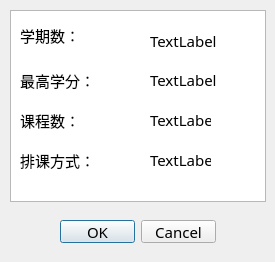
<?xml version="1.0" encoding="UTF-8"?>
<ui version="4.0">
 <class>frame2</class>
 <widget class="QWidget" name="frame2">
  <property name="geometry">
   <rect>
    <x>0</x>
    <y>0</y>
    <width>275</width>
    <height>262</height>
   </rect>
  </property>
  <property name="font">
   <font>
    <family>微软雅黑</family>
    <pointsize>11</pointsize>
    <weight>9</weight>
    <italic>false</italic>
    <bold>false</bold>
    <stylestrategy>PreferDefault</stylestrategy>
   </font>
  </property>
  <property name="focusPolicy">
   <enum>Qt::NoFocus</enum>
  </property>
  <property name="windowTitle">
   <string>Plan</string>
  </property>
  <property name="styleSheet">
   <string notr="true">font: 75 11pt &quot;微软雅黑&quot;;
</string>
  </property>
  <widget class="QLabel" name="label_5">
   <property name="geometry">
    <rect>
     <x>150</x>
     <y>30</y>
     <width>71</width>
     <height>21</height>
    </rect>
   </property>
   <property name="text">
    <string>TextLabel</string>
   </property>
  </widget>
  <widget class="QLabel" name="label_2">
   <property name="geometry">
    <rect>
     <x>20</x>
     <y>70</y>
     <width>71</width>
     <height>21</height>
    </rect>
   </property>
   <property name="text">
    <string>最高学分：</string>
   </property>
  </widget>
  <widget class="QLabel" name="label_4">
   <property name="geometry">
    <rect>
     <x>20</x>
     <y>150</y>
     <width>71</width>
     <height>21</height>
    </rect>
   </property>
   <property name="text">
    <string>排课方式：</string>
   </property>
  </widget>
  <widget class="QDialogButtonBox" name="buttonBox">
   <property name="geometry">
    <rect>
     <x>60</x>
     <y>220</y>
     <width>156</width>
     <height>23</height>
    </rect>
   </property>
   <property name="standardButtons">
    <set>QDialogButtonBox::Cancel|QDialogButtonBox::Ok</set>
   </property>
  </widget>
  <widget class="QLabel" name="label">
   <property name="geometry">
    <rect>
     <x>20</x>
     <y>20</y>
     <width>61</width>
     <height>31</height>
    </rect>
   </property>
   <property name="text">
    <string>学期数：</string>
   </property>
  </widget>
  <widget class="QLabel" name="label_7">
   <property name="geometry">
    <rect>
     <x>150</x>
     <y>110</y>
     <width>61</width>
     <height>20</height>
    </rect>
   </property>
   <property name="text">
    <string>TextLabel</string>
   </property>
  </widget>
  <widget class="QLabel" name="label_8">
   <property name="geometry">
    <rect>
     <x>150</x>
     <y>150</y>
     <width>61</width>
     <height>20</height>
    </rect>
   </property>
   <property name="text">
    <string>TextLabel</string>
   </property>
  </widget>
  <widget class="QTableWidget" name="tableWidget">
   <property name="geometry">
    <rect>
     <x>10</x>
     <y>10</y>
     <width>256</width>
     <height>192</height>
    </rect>
   </property>
  </widget>
  <widget class="QLabel" name="label_3">
   <property name="geometry">
    <rect>
     <x>20</x>
     <y>110</y>
     <width>61</width>
     <height>21</height>
    </rect>
   </property>
   <property name="text">
    <string>课程数：</string>
   </property>
  </widget>
  <widget class="QLabel" name="label_6">
   <property name="geometry">
    <rect>
     <x>150</x>
     <y>70</y>
     <width>71</width>
     <height>20</height>
    </rect>
   </property>
   <property name="text">
    <string>TextLabel</string>
   </property>
  </widget>
  <zorder>tableWidget</zorder>
  <zorder>label_5</zorder>
  <zorder>label_2</zorder>
  <zorder>label_4</zorder>
  <zorder>buttonBox</zorder>
  <zorder>label</zorder>
  <zorder>label_7</zorder>
  <zorder>label_8</zorder>
  <zorder>label_3</zorder>
  <zorder>label_6</zorder>
 </widget>
 <resources/>
 <connections/>
</ui>
